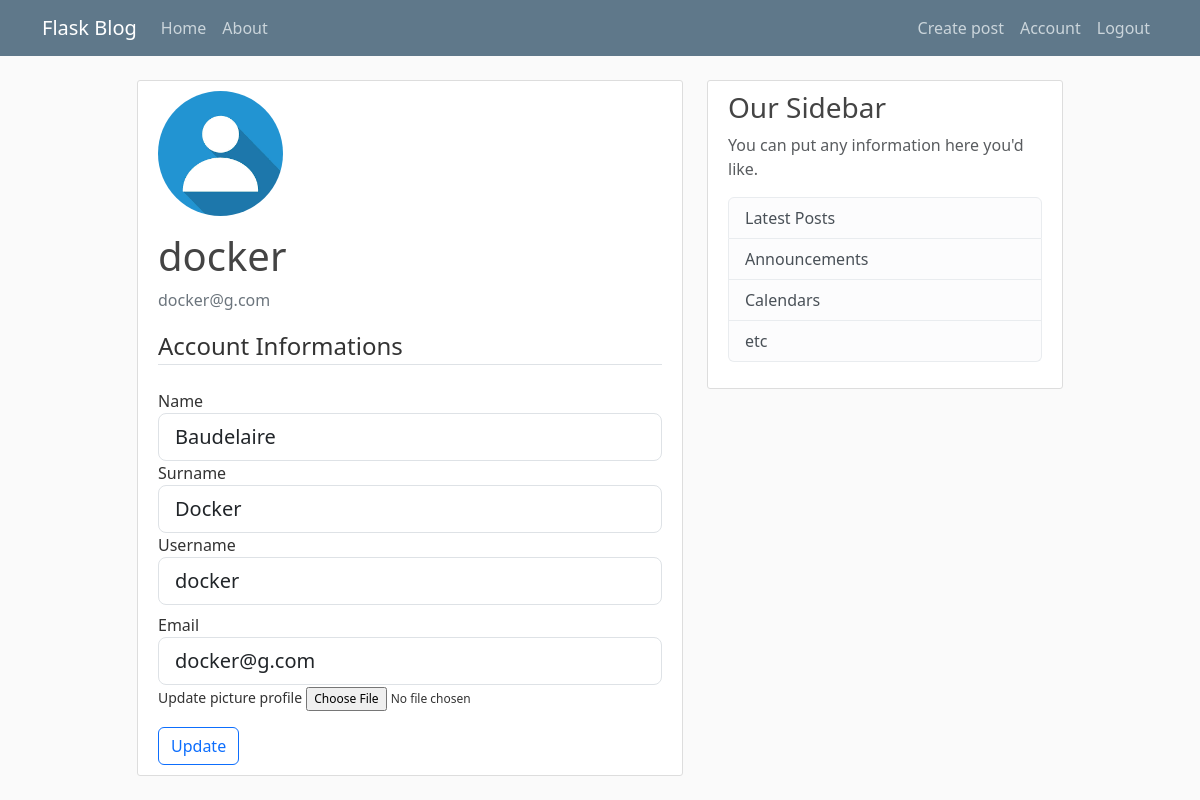
Page /account (signed in) on the committed database.
### apps/models.py (models this page shows, shortened)
class User(db.Model, UserMixin):
    id = db.Column(db.Integer, primary_key=True)
    name = db.Column(db.String(100), nullable=False)
    surname = db.Column(db.String(100), nullable=False)
    username = db.Column(db.String(100), nullable=False, unique=True)
    email = db.Column(db.String(100), nullable=False, unique=True)
    password = db.Column(db.String(100), nullable=False)
    image_file = db.Column(db.String(20), nullable=False, default='default.png')
    posts = db.relationship("Post", backref="author", lazy=True)

### apps/users/routes.py (the view)
@users.route("/account", methods=["POST", "GET"])
@login_required
def account():
    form = UpdateAccountForm()
    if form.validate_on_submit():
        if form.picture.data:
            picture_file = save_picture(form.picture.data)
            current_user.image_file = picture_file
        current_user.name = form.name.data
        current_user.surname = form.surname.data
        current_user.username = form.username.data
        current_user.email = form.email.data
        db.session.commit()
        flash("Modification prises en compte", "success")
        return redirect(url_for("users.account"))
    elif request.method == "GET":
        form.name.data = current_user.name
        form.surname.data = current_user.surname
        form.username.data =current_user.username
        form.email.data = current_user.email
    image_file = url_for("static", filename="profile_pics/" + current_user.image_file)
    return render_template("account.html", title="profile-utilisateur", image_file=image_file, form=form)

### apps/users/forms.py (shortened to what this page needs)
class UpdateAccountForm(FlaskForm):
    name = StringField("Name", validators=[DataRequired(), Length(min=2, max=100)])
    surname = StringField("Surname", validators=[DataRequired(), Length(min=2, max=100)])
    username = StringField("Username", validators=[DataRequired(), Length(min=2, max=100)])
    email = StringField("Email", validators=[DataRequired(), Email()])
    picture = FileField("Update picture profile", validators=[FileAllowed(["jpg", "jpeg", "png"])])
    submit = SubmitField("Update")

### apps/models.py (called while the page is built)
@login_manager.user_loader
def load_user(user_id):
    return User.query.get(user_id)

### apps/templates/account.html (shortened to what this page needs)
{% extends "template.html" %}
{% block content %}
    <div class="content-section">
        <div class="media">
            <img class="rounded-circle account-img" src="{{ image_file }}">
            <div class="media-body">
                <h2 class="account-heading">{{ current_user.username }}</h2>
                <p class="text-secondary">{{ current_user.email }}</p>
            </div>
        </div>
        <form method="POST" action="" enctype="multipart/form-data">
            <fieldset class="form-group">
                <legend class="border-bottom mb-4">Account Informations</legend>
                <div class="form-group">
                    {{ form.name.label(class="form-control-label") }}
                    {% if form.name.errors %}
                        {{ form.name(class="form-control form-control-lg is-invalid") }}
                        <div class="invalid-feedback">
                            {% for error in form.name.error %}
                                <span>{{ error }}</span>
                            {% endfor %}
                        </div>
                    {% else %}
                        {{ form.name(class="form-control form-control-lg") }}
                    {% endif %}
                </div>
                <div class="form-group">
                    {{ form.surname.label(class="form-control-label") }}
                    {% if form.surname.errors %}
                        {{ form.surname(class="form-control form-control-lg is-invalid") }}
                        <div class="invalid-feedback">
                            {% for error in form.surname.error %}
                                <span>{{ error }}</span>
                            {% endfor %}
                        </div>
                    {% else %}
                        {{ form.surname(class="form-control form-control-lg") }}
                    {% endif %}
                </div>
                <div class="form-group">
                    {{ form.username.label(class="form-control-label") }}
                    {% if form.username.errors %}
                        {{ form.username(class="form-control form-control-lg is-invalid") }}
                        <div class="invalid-feedback">
                            {% for error in form.username.error %}
                                <span>{{ error }}</span>
                            {% endfor %}
                        </div>
                    {% else %}
                        {{ form.username(class="form-control form-control-lg") }}
                    {% endif %}
                </div>
                <div class="form-group mt-2">
                    {{ form.email.label(class="form-control-label") }}
                    {% if form.email.errors %}
                        {{ form.email(class="form-control form-control-lg is-invalid") }}
                        <div class="invalid-feedback">
                            {% for error in form.email.errors %}
                                <span>{{ error }}</span>
                            {% endfor %}
                        </div>
                    {% else %}
                        {{ form.email(class="form-control form-control-lg") }}
                    {% endif %}
                </div>
                <div class="form-group">
                    <small>{{ form.picture.label() }}</small>
                    {{ form.picture(class="form-control-file") }}
                </div>
            </fieldset>
            <div class="form-group mt-3">
                {{ form.submit(class="btn btn-outline-primary") }}
            </div>
        </form>
    </div>
{% endblock content %}

### apps/static/style.css (style rules this page uses)
body { background: #fafafa; color: #333333; margin-top: 5rem; }
h1, h2, h3, h4, h5, h6 { color: #444444; }
.content-section { background: #ffffff; padding: 10px 20px; border: 1px solid #dddddd; border-radius: 3px; margin-bottom: 20px; }
.account-img { height: 125px; width: 125px; margin-right: 20px; margin-bottom: 16px; }
.account-heading { font-size: 2.5rem; }
.form-control-file { font-size: 12px !important; }

### rows in the picture
User: username "docker", email "docker@g.com", name "Baudelaire", surname "Docker"
